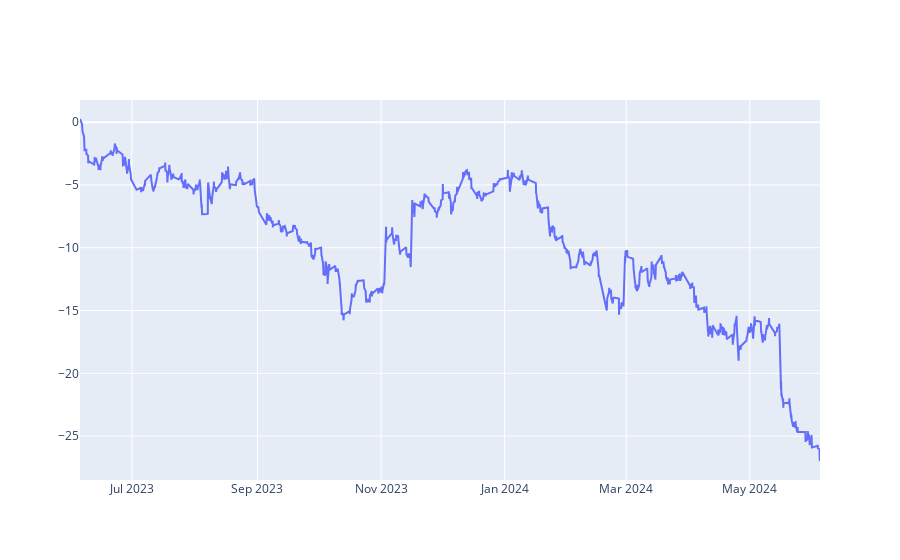

Notebook source saved alongside this figure:
### Code cell
# Plot the difference between the two tickers

fig = go.Figure()
fig.add_trace(go.Scatter(x=tsm_qcom_dif.index, y=tsm_qcom_dif, name='TSM-QCOM'))

fig.show()

### Figure 1 — Plotly figure (JSON) as saved in the notebook; plotly's stock layout.template omitted (floating-point values rounded to 4 significant figures; data arrays with more than 128 entries replaced by an {"elided": "..."} marker saying what was removed)
{"data": [{"name": "TSM-QCOM", "type": "scatter", "x": {"elided": "1756 str values"}, "y": {"elided": "1756 float values"}}], "layout": {}}
